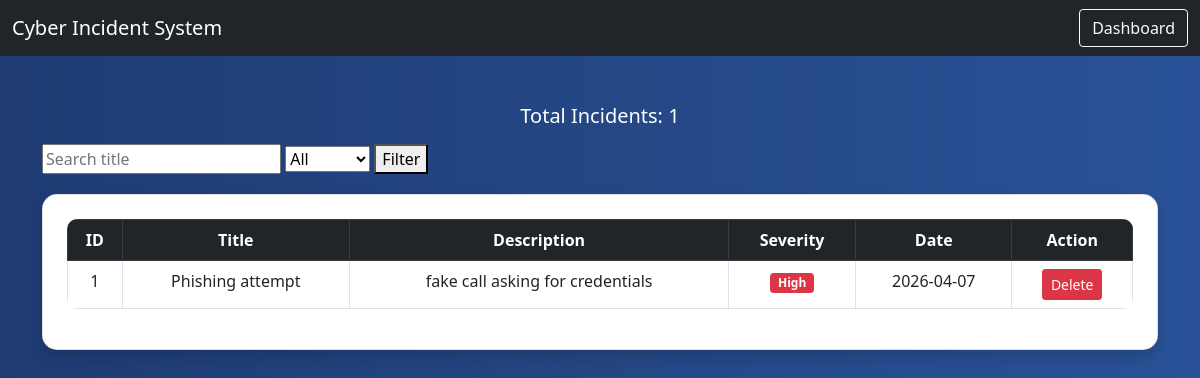
The app's page /view (signed in), older data.
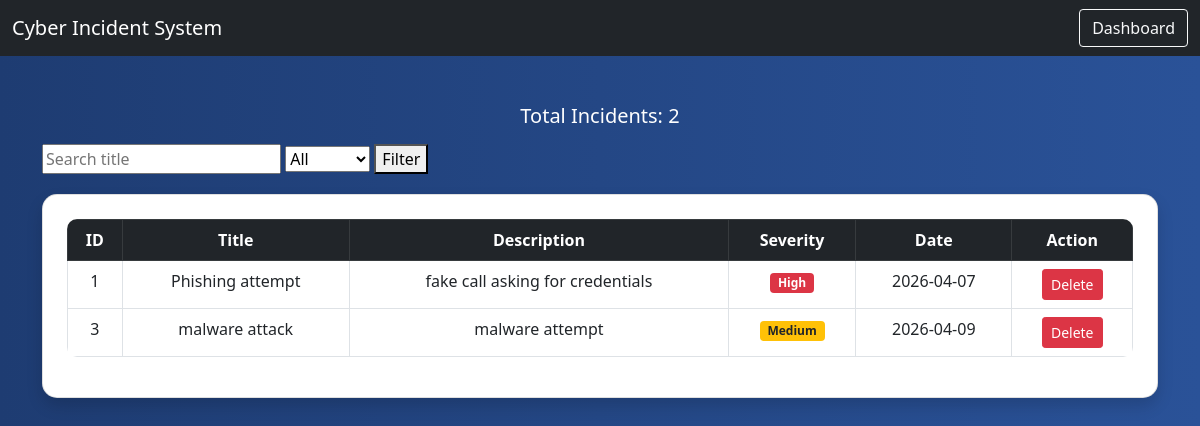
The same page, newer data.
### tables this page shows
CREATE TABLE incidents (
        id INTEGER PRIMARY KEY AUTOINCREMENT,
        title TEXT,
        description TEXT,
        severity TEXT,
        date TEXT,
        user TEXT
    );

### app.py (the view)
@app.route('/view')
def view():
    if 'user' not in session:
        return redirect('/')
    user = session['user']
    search = request.args.get('search')
    severity = request.args.get('severity')
    conn = get_db()
    query = "SELECT * FROM incidents WHERE user = ?"
    params = [user]
    if search:
        query += " AND title LIKE ?"
        params.append(f"%{search}%")
    if severity:
        query += " AND severity = ?"
        params.append(severity)
    incidents = conn.execute(query, params).fetchall()
    conn.close()
    return render_template("view.html", incidents=incidents)

### app.py (called while the page is built)
def get_db():
    return sqlite3.connect("database.db")

### templates/view.html (shortened to what this page needs)
<!DOCTYPE html>
<html>
<head>
    <link href="https://cdn.jsdelivr.net/npm/bootstrap@5.0.2/dist/css/bootstrap.min.css" rel="stylesheet">
    <link rel="stylesheet" href="https://cdnjs.cloudflare.com/ajax/libs/font-awesome/6.0.0/css/all.min.css">
</head>
<body>
<nav class="navbar navbar-dark bg-dark">
    <div class="container-fluid">
        <span class="navbar-brand">Cyber Incident System</span>
        <a href="/dashboard" class="btn btn-outline-light">Dashboard</a>
    </div>
</nav>
<div class="container mt-5">
    <h5 class="text-center mb-3">
        Total Incidents: {{ incidents|length }}
    </h5>
    <form method="GET" action="/view" style="margin-bottom:20px;">
        <input type="text" name="search" placeholder="Search title">
        <select name="severity">
            <option value="">All</option>
        </select>
        <button type="submit">Filter</button>
    </form>
    <div class="card shadow p-4 bg-white text-dark">
    <table class="table table-bordered table-hover text-center">
        <thead class="table-dark">
            <tr>
                <th>ID</th>
                <th>Title</th>
                <th>Description</th>
                <th>Severity</th>
                <th>Date</th>
                <th>Action</th>
            </tr>
        </thead>
        <tbody>
        {% for incident in incidents %}
        <tr>
            <td>{{ incident[0] }}</td>
            <td>{{ incident[1] }}</td>
            <td>{{ incident[2] }}</td>
            <td>
                {% if incident[3] == 'Low' %}
                    <span class="badge bg-success">Low</span>
                {% elif incident[3] == 'Medium' %}
                    <span class="badge bg-warning text-dark">Medium</span>
                {% else %}
                    <span class="badge bg-danger">High</span>
                {% endif %}
            </td>
            <td>{{ incident[4] }}</td>
            <td>
                <a href="/delete/{{ incident[0] }}" class="btn btn-danger btn-sm">Delete</a>
            </td>
        </tr>
        {% endfor %}
        </tbody>
    </table>
</div>
</div>
</body>
</html>

### templates/view.html (style rules this page uses)
body { background: linear-gradient(to right, #1e3c72, #2a5298); color: white; }
.card { border-radius: 15px; }
.table { border-radius: 10px; overflow: hidden; }

Row changes from the older to the newer data that the page shows:
added incidents: id "3", title "malware attack", description "malware attempt", severity "Medium", date "2026-04-09"
Text that changed along with them:
{{ incidents|length }}: "1" → "2"
